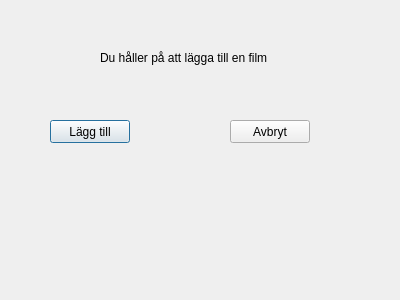
<?xml version="1.0" encoding="UTF-8"?>
<ui version="4.0">
 <class>confirmAddMovie</class>
 <widget class="QDialog" name="confirmAddMovie">
  <property name="geometry">
   <rect>
    <x>0</x>
    <y>0</y>
    <width>400</width>
    <height>300</height>
   </rect>
  </property>
  <property name="windowTitle">
   <string>Dialog</string>
  </property>
  <widget class="QPushButton" name="AddButton">
   <property name="geometry">
    <rect>
     <x>50</x>
     <y>120</y>
     <width>80</width>
     <height>23</height>
    </rect>
   </property>
   <property name="text">
    <string>Lägg till</string>
   </property>
  </widget>
  <widget class="QPushButton" name="CancelButton">
   <property name="geometry">
    <rect>
     <x>230</x>
     <y>120</y>
     <width>80</width>
     <height>23</height>
    </rect>
   </property>
   <property name="text">
    <string>Avbryt</string>
   </property>
  </widget>
  <widget class="QLabel" name="label">
   <property name="geometry">
    <rect>
     <x>100</x>
     <y>50</y>
     <width>251</width>
     <height>16</height>
    </rect>
   </property>
   <property name="text">
    <string>Du håller på att lägga till en film</string>
   </property>
  </widget>
 </widget>
 <resources/>
 <connections/>
</ui>
